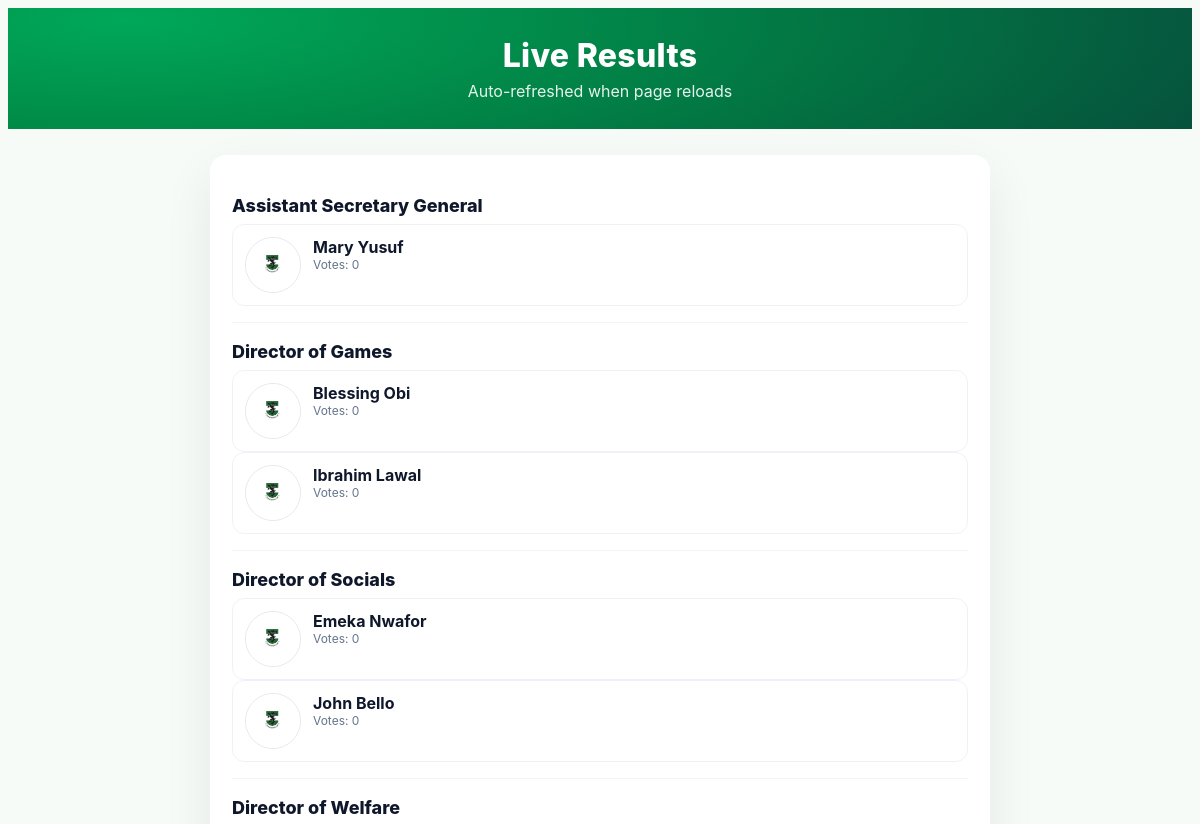
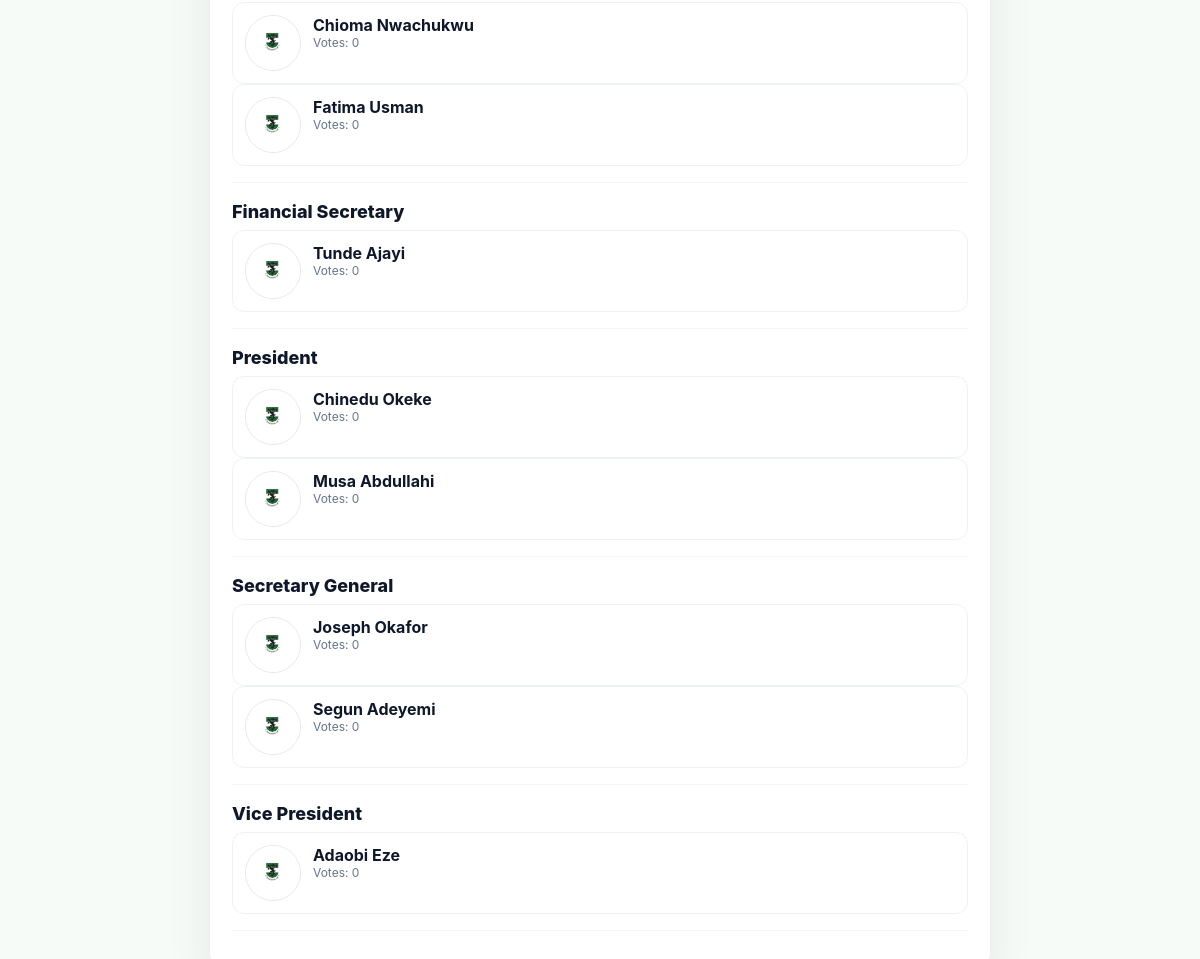
The app's page /results.php with its own data (2 pictures, top to bottom).
### tables this page shows
CREATE TABLE candidates (
  id INT AUTO_INCREMENT PRIMARY KEY,
  name VARCHAR(100) NOT NULL,
  position VARCHAR(100) NOT NULL,
  photo VARCHAR(255) DEFAULT NULL,
  created_at TIMESTAMP DEFAULT CURRENT_TIMESTAMP
);

### results.php (the view, shortened to what this page needs)
<?php
require 'db.php';
$q = $conn->query("
  SELECT c.position, c.id, c.name, c.photo, COUNT(v.id) AS total
  FROM candidates c
  LEFT JOIN votes v ON v.candidate_id = c.id
  GROUP BY c.id
  ORDER BY c.position, total DESC, c.name
");
$data = [];
while ($r = $q->fetch_assoc()) $data[$r['position']][] = $r;
?>
<!DOCTYPE html>
<html lang="en">
<head>
<link rel="stylesheet" href="assets/css/style.css">
</head>
<body>
  <div class="header"><h1>Live Results</h1><div class="sub">Auto-refreshed when page reloads</div></div>
  <div class="container-narrow">
    <div class="card">
      <?php foreach ($data as $pos => $rows): ?>
        <div class="section-title"><?php echo htmlspecialchars($pos); ?></div>
        <?php foreach ($rows as $r):
          $photo = ($r['photo'] && file_exists($r['photo'])) ? $r['photo'] : 'assets/no-photo.png'; ?>
          <div class="cand">
            <img src="<?php echo htmlspecialchars($photo); ?>" alt="photo">
            <div>
              <div><b><?php echo htmlspecialchars($r['name']); ?></b></div>
              <div class="meta">Votes: <?php echo intval($r['total']); ?></div>
            </div>
          </div>
        <?php endforeach; ?>
        <hr style="border:none;height:1px;background:#f1f5f9;margin:16px 0;">
      <?php endforeach; ?>
    </div>
  </div>
</body>
</html>

### assets/css/style.css (style rules this page uses)
:root { --unn-green: #005826; --unn-green2: #00a859; --gold: #d4af37; --bg: #f7fbf8; --text: #0f172a; }
* { box-sizing: border-box; }
body { font-family: "Inter", system-ui, -apple-system, Segoe UI, Roboto, Arial, sans-serif; background: var(--bg); color: var(--text); overflow-x: hidden; }
.header { background: radial-gradient(1200px 300px at 10% 10%, var(--unn-green2), transparent), linear-gradient(90deg, var(--unn-green), #064e3b); color:#fff; padding:28px 16px; text-align:center; position:relative; }
.header h1 { margin:0; font-weight:800; letter-spacing:.3px }
.header .sub { opacity:.9; margin-top:6px }
.container-narrow { width:95%; max-width:780px; margin: 26px auto; }
.card { background: #fff; border-radius: 16px; padding: 22px; box-shadow: 0 20px 50px rgba(0,0,0,.08); animation: floatIn .6s ease both; }
.section-title { font-weight:800; font-size: 18px; margin: 18px 0 8px; }
.cand { display:flex; gap:12px; padding:12px; border:1px solid #eef2f7; border-radius:12px; transition:.2s; background:#fff; animation: floatIn .5s ease both; }
.cand img { width:56px; height:56px; object-fit:cover; border-radius: 50%; border:1px solid #e5e7eb; }
.cand .meta { font-size:12px; color:#64748b; }

### records on screen
candidates: name "Mary Yusuf", total "0"
candidates: name "Blessing Obi", total "0"
candidates: name "Ibrahim Lawal", total "0"
candidates: name "Emeka Nwafor", total "0"
candidates: name "John Bello", total "0"
candidates: name "Chioma Nwachukwu", total "0"
candidates: name "Fatima Usman", total "0"
candidates: name "Tunde Ajayi", total "0"
candidates: name "Chinedu Okeke", total "0"
candidates: name "Musa Abdullahi", total "0"
candidates: name "Joseph Okafor", total "0"
candidates: name "Segun Adeyemi", total "0"
candidates: name "Adaobi Eze", total "0"

### other values on screen
$pos "Assistant Secretary General"
$pos "Director of Games"
$pos "Director of Socials"
$pos "Director of Welfare"
$pos "Financial Secretary"
$pos "President"
$pos "Secretary General"
$pos "Vice President"
